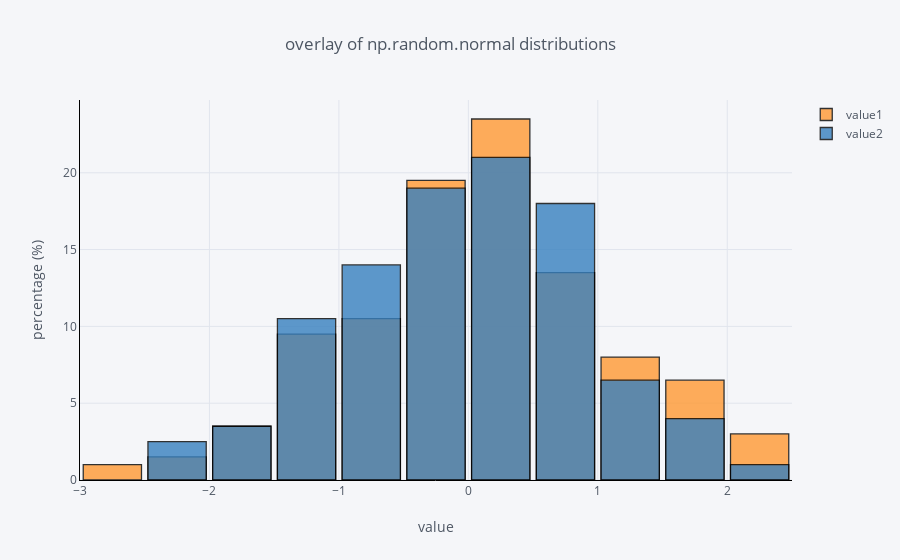

This figure's notebook cell:
### Code cell
df[['value1', 'value2']].iplot(
    kind='hist',
    linecolor='black',
    bins=20,
    histnorm='percent',
    bargap=0.1,
    opacity=0.8,
    barmode='overlay',
    xTitle='value',
    yTitle='percentage (%)',
    title='overlay of np.random.normal distributions')

### Figure 1 — Plotly figure (JSON) as saved in the notebook; plotly's stock layout.template omitted (floating-point values rounded to 4 significant figures; data arrays with more than 128 entries replaced by an {"elided": "..."} marker saying what was removed)
{"data": [{"histfunc": "count", "histnorm": "percent", "marker": {"color": "rgba(255, 153, 51, 1.0)", "line": {"color": "#000000", "width": 1.3}}, "name": "value1", "nbinsx": 20, "opacity": 0.8, "orientation": "v", "type": "histogram", "uid": "79dc7669-6f73-4576-87ac-001338b8f982", "x": {"elided": "200 float values"}}, {"histfunc": "count", "histnorm": "percent", "marker": {"color": "rgba(55, 128, 191, 1.0)", "line": {"color": "#000000", "width": 1.3}}, "name": "value2", "nbinsx": 20, "opacity": 0.8, "orientation": "v", "type": "histogram", "uid": "9f9e517c-726d-486a-9751-c25b94760f59", "x": {"elided": "200 float values"}}], "layout": {"bargap": 0.1, "barmode": "overlay", "legend": {"bgcolor": "#F5F6F9", "font": {"color": "#4D5663"}}, "paper_bgcolor": "#F5F6F9", "plot_bgcolor": "#F5F6F9", "title": {"font": {"color": "#4D5663"}, "text": "overlay of np.random.normal distributions"}, "xaxis": {"gridcolor": "#E1E5ED", "linecolor": "black", "showgrid": true, "tickfont": {"color": "#4D5663"}, "title": {"font": {"color": "#4D5663"}, "text": "value"}, "zerolinecolor": "#E1E5ED"}, "yaxis": {"gridcolor": "#E1E5ED", "linecolor": "black", "showgrid": true, "tickfont": {"color": "#4D5663"}, "title": {"font": {"color": "#4D5663"}, "text": "percentage (%)"}, "zerolinecolor": "#E1E5ED"}}}
